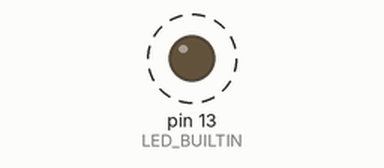
Recording of a sketch running on a simulated Arduino Uno, built with avr-gcc and run on an emulated ATmega328P. Parts: output pins drawn as LEDs (lit = HIGH). Dashed ring = blinking.

Above: at 0.6 s.
Timing chart, 0 to 3.0 s (numbered marks = the images above):
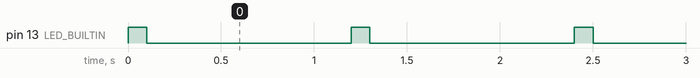

The sketch:

blinklight.ino
```cpp
void setup()
{
  // put your setup code here, to run once:

  pinMode(LED_BUILTIN, OUTPUT);
}

void loop()

{
  // put your main code here, to run repeatedly:

  // turns on the led
  digitalWrite(LED_BUILTIN, HIGH);
  delay(100);
  // turns off the led
  digitalWrite(LED_BUILTIN, LOW);
  delay(100);

  // delay for 1 second
  delay(1000);
}
```

Measured:
- by itself, pin 13 (LED_BUILTIN): alternates HIGH for 0.10 s and LOW for 1.1 s
